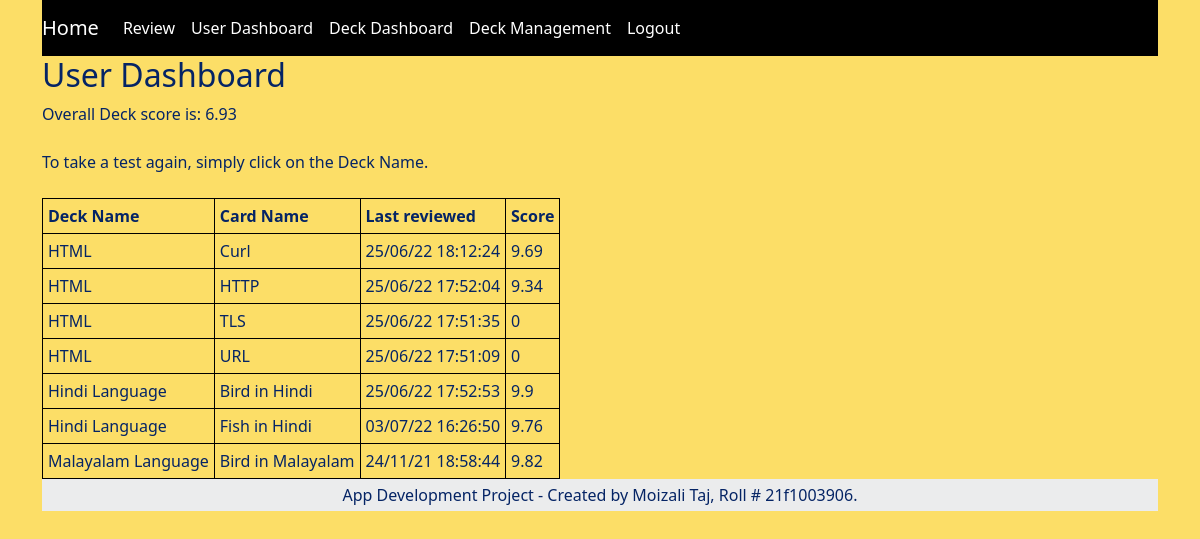
Page /dashboard?type=user (signed in) on the committed database.
### application/models.py (models this page shows)
class Deck_Scores(db.Model):
    __tablename__ = 'deck_scores'
    field_id = db.Column(db.Integer, primary_key=True, autoincrement=True)
    username = db.Column(db.String, nullable=False)
    deck_name = db.Column(db.String, nullable=False)
    deck_master_name = db.Column(db.String, nullable=False)
    deck_id = db.Column(db.Integer, nullable=False)
    start_time = db.Column(db.String, nullable=False)
    start_time_perf = db.Column(db.Integer, nullable=False)
    end_time = db.Column(db.String, )
    end_time_perf = db.Column(db.Integer, )
    score = db.Column(db.Integer, )

### application/controllers.py (the view, shortened to what this page needs)
@app.route('/dashboard')
def dashboard():
    if logged_in():
        type = request.args.get('type')
        if type == "user":
            dump = Deck_Scores.query.filter_by(username=session['username']).order_by(Deck_Scores.deck_master_name,Deck_Scores.deck_name).all()
            deck_score_list = []
            overall_score = 0
            overall_score_sum = 0
            overall_score_count = 0
            for i in dump:
                if i.score is not None:
                    deck_score_list.append(i)
                    overall_score_sum += i.score
                    overall_score_count += 1
            if overall_score_count != 0:
                overall_score = round(overall_score_sum / overall_score_count, 2)
            return render_template("dashboard.html", Overall_Score=overall_score,deck_scores=deck_score_list, title='User Dashboard', type="user")
    else:
        return login()

### application/controllers.py (called while the page is built)
def logged_in():
    if 'username' in session:
        return True
    else:
        return False

### templates/dashboard.html (shortened to what this page needs)
<!DOCTYPE html>
<html lang="en">
    <head>
        <link rel="stylesheet" href="{{ url_for('static',filename='style.css') }}" >
        <link rel="stylesheet" href="https://cdn.jsdelivr.net/npm/bootstrap@5.1.3/dist/css/bootstrap.min.css">
        <link rel="stylesheet" href="{{ url_for('static',filename='style.css') }}" >
    </head>
    <body>
        <div class="container" id="app">
            <nav id="navbar" class="navbar navbar-expand-lg navbar-dark bg-black">
                <a class="navbar-brand" href="/">Home</a>
                <div class="collapse navbar-collapse" id="navbarSupportedContent">
                    {% block errornav %}
                        {% if type=='login' %}
                            <ul class="navbar-nav mr-auto">
                            </ul>
                        {% else %}
                            <ul class="navbar-nav mr-auto">
                                <li class="nav-item"><a class="nav-link" style="color:white;" href="/review">Review</a></li>
                                <li class="nav-item"><a class="nav-link" style="color:white;" href="/dashboard?type=user">User Dashboard</a></li>
                                <li class="nav-item"><a class="nav-link" style="color:white;" href="/dashboard?type=deck">Deck Dashboard</a></li>
                                <li class="nav-item"><a class="nav-link" style="color:white;" href="/deck_management?type=">Deck Management</a></li>
                                <li class="nav-item"><a class="nav-link" style="color:white;" href="/logout">Logout</a></li>
                            </ul>
                        {% endif %}
                    {% endblock errornav %}
                </div>
            </nav>
            {% block error %}
                {% if type=='user' %}
                    <h2>User Dashboard</h2>
                    {% block content %}
                        {% if deck_scores|length > 0 %}
                            Overall Deck score is: {{Overall_Score}} <br><br>To take a test again, simply click on the Deck Name.<br><br>
                            <table>
                                <tr>
                                    <th>Deck Name</th>
                                    <th>Card Name</th>
                                    <th>Last reviewed</th>
                                    <th>Score</th>
                                </tr>
                                {% for decks in deck_scores %}
                                    <tr>
                                        <td>{{decks["deck_master_name"]}}</a></td>
                                        <td>{{decks["deck_name"]}}</a></td>
                                        <td class="text-center-table">{{decks["end_time"]}}</td>
                                        <td class="text-center-table">{{decks["score"]}}</td>
                                    </tr>
                                {% endfor %}
                            </table>
                        {% else %}
                            No score found for the current user.
                        {% endif %}
                    {% endblock content %}
                {% endif %}
            {% endblock error %}
            <footer class="text-center text-lg-start bg-light text-muted">
                <div class="text-center p-1" style="background-color: rgba(0, 0, 0, 0.05);color: #052465">
                    App Development Project - Created by Moizali Taj, Roll # 21f1003906.
                </div>
            </footer>
        </div>
    </body>
</html>

### static/style.css (style rules this page uses)
body { background-color: #fcde67; font-size: Medium; color: #052465; }
table, tr, td,th { border: 1px solid black; border-collapse:collapse; padding:5px; }
a { text-decoration: none; font-size: Medium; }

### rows in the picture
Deck_Scores: deck_master_name "HTML", deck_name "Curl", end_time "25/06/22 18:12:24", score "9.69"
Deck_Scores: deck_master_name "HTML", deck_name "HTTP", end_time "25/06/22 17:52:04", score "9.34"
Deck_Scores: deck_master_name "HTML", deck_name "TLS", end_time "25/06/22 17:51:35", score "0"
Deck_Scores: deck_master_name "HTML", deck_name "URL", end_time "25/06/22 17:51:09", score "0"
Deck_Scores: deck_master_name "Hindi Language", deck_name "Bird in Hindi", end_time "25/06/22 17:52:53", score "9.9"
Deck_Scores: deck_master_name "Hindi Language", deck_name "Fish in Hindi", end_time "03/07/22 16:26:50", score "9.76"
Deck_Scores: deck_master_name "Malayalam Language", deck_name "Bird in Malayalam", end_time "24/11/21 18:58:44", score "9.82"

### other values in the picture
{{ Overall_Score }} "6.93"
